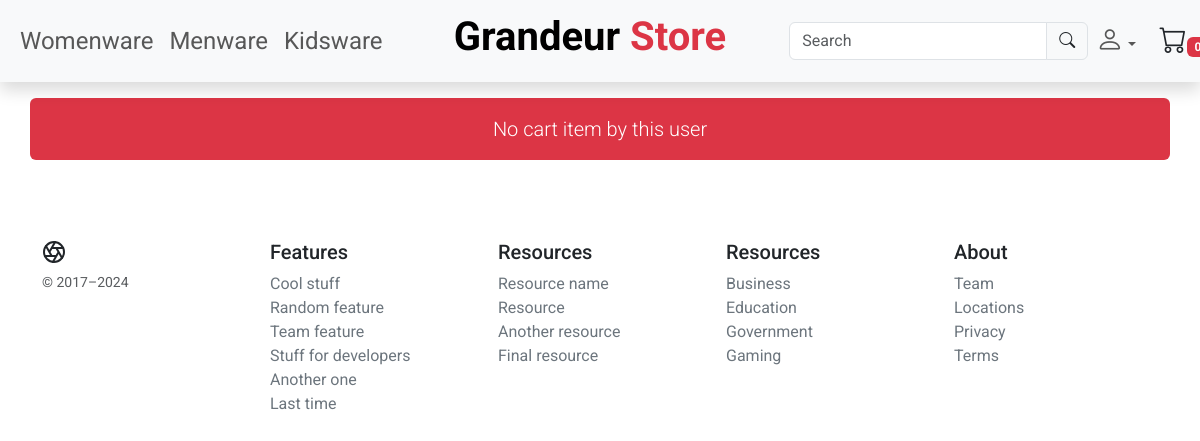
The app's page /my-cart/ with its own data.
### stores/models.py (models this page shows, shortened)
class Category(models.Model):
    title = models.CharField(max_length=50)
    image = models.ImageField(upload_to='category')
    created = models.DateTimeField(auto_now_add=True)

### stores/views.py (the view)
# urls.py: path('my-cart/',views.myCart,name='my-cart'),
def myCart(request):
    cart_id = request.session.get('cart_id',None)
    if cart_id:
        cart_item = Cart.objects.get(id=cart_id)
        if request.user.is_authenticated and request.user.profile:
            cart_item.profile = request.user.profile
            cart_item.save()
    else:
        cart_item = None
    context={
        'carts':cart_item
    }
    return render(request,'stores/mycart.html',context)

### stores/context_processor.py (called while the page is built, shortened)
def category(request):
    categorys = Category.objects.all()
    context={
        'category':categorys
    }
    return context

def cartproducts(request):
    cart_id = request.session.get('cart_id', None)
    cart_count = 0  # Initialize cart count to 0
    context = {
        'cart': cart_count
    }
    return context

### templates/stores/mycart.html (shortened to what this page needs)
{% extends 'base.html' %}
{% load humanize %}
{% block content %}
<section class="manage-cart py-3">
    <div class="container">
        <div class="row">
            {% if carts %}
            <div class="col-md-9 mx-auto">
                <div class="table-responsive">
                    <table class="table table-responsive table-hover table-dark table-stripe">
                        <thead>
                            <tr>
                                <th>#</th>
                                <th>Product Name</th>
                                <th>Product Image</th>
                                <th>Price</th>
                                <th>Quantity</th>
                                <th>Subtotal</th>
                            </tr>
                        </thead>
                        <tbody>
                            {% for cart in carts.cartproduct_set.all  %}
                            <tr>
                                <td>{{forloop.counter}}</td>
                                <td>{{cart.product.title}}</td>
                                <td class="w-25"><img src="{{cart.product.main.url}}" class="w-50"   alt=""></td>
                                <td>
                                    {% if cart.product.discount_price %}
                                    &#8358;{{cart.product.discount_price |intcomma}}
                                    {% else %}
                                    &#8358;{{cart.product.price |intcomma}}
                                    {% endif %}
                                </td>
                                <td>
                                    <a href="{% url 'manage-cart' cart.id %}?action=inc" class="text-decoration-none text-light"><i class="bi bi-plus-circle"></i></a>
                                    {{cart.quantity}}
                                    <a href="{% url 'manage-cart' cart.id %}?action=dcr" class="text-decoration-none text-light"><i class="bi bi-dash-circle"></i></a>
                                </td>
                                <td>
                                    &#8358;{{cart.subtotal |intcomma}}
                                </td>
                            </tr>
                            {% endfor %}
                            <tr>
                                <td colspan="3">
                                    <h5 class="display-5">Total</h5>
                                </td>
                                <td colspan="3" class="text-end">
                                    <h5 class="display-5">&#8358;{{carts.total |intcomma}}</h5>
                                </td>
                            </tr>
                            <tr>
                                <td colspan="2">
                                    <a href="{% url 'products' %}" class="btn btn-success w-100">Continue Shopping</a>
                                </td>
                                {% if carts.cartproduct_set.all %}
                                <td colspan="2">
                                    <a href="{% url 'products' %}" class="btn btn-success w-100">Empty Cart</a>
                                </td>
                                <td colspan="2">
                                    <a href="{% url 'checkout' %}" class="btn btn-success w-100">Proceed To Checkout</a>
                                </td>
                                {% else %}
                                <td colspan="2">
                                    <button disabled  class="btn btn-success w-100">Empty Cart</button>
                                </td>
                                <td colspan="2">
                                    <button disabled class="btn btn-success w-100">Proceed To Checkout</button>
                                </td>
                                {% endif %}
                            </tr>
                        </tbody>
                    </table>
                </div>
            </div>
            {% else %}
              <p class="lead bg-danger text-white text-center rounded py-3">No cart item by this user</p>
            {% endif %}
        </div>
    </div>
</section>
{% endblock content %}

### templates/_partials/_navbar.html (shortened to what this page needs)
<nav class="navbar navbar-expand-sm bg-light shadow navbar-light">
    <div class="container-fluid">
      <div class="d-none d-md-block">
        <ul class="navbar-nav mx-auto" style="font-size: 1.5rem;">
          {% if category %}
            {% for cat in category  %}
            <li class="nav-item">
              <a class="nav-link" href="{% url 'category' cat.id %}">{{cat.title|title}}</a>
            </li>
            {% endfor %}
          {% else %}
          <li class="nav-item">
            <a class="nav-link" href="#">No category to display here
            </a>
          </li>
          {% endif %}
        </ul>
      </div>
        <a class="navbar-brand d-none d-md-block mx-auto w-100 text-center" href="{% url 'index' %}"><h3 class="display-6 fw-bold">Grandeur <span class="text-danger">Store</span></h3></a>
        <div class="collapse navbar-collapse w-100" id="collapsibleNavbar">
          <form class="d-flex w-100" method="get" action="{% url 'search' %}">
            <div class="input-group">
              <input type="text" name="kword" class="form-control" placeholder="Search">
              <span class="input-group-text"><i class="bi bi-search"></i></span>
            </div>
          </form>
          <div class=" d-flex text-end gap-3 align-items-center w-25">
            <ul class="navbar-nav ms-auto">
              <li class="nav-item dropdown">
                <a class="nav-link dropdown-toggle"  role="button" data-bs-toggle="dropdown"><i class="bi bi-person" style="font-size: 1.7rem;"></i></a>
              </li>
            </ul>
            <a href="{% url 'my-cart' %}" class="text-decoration-none text-dark d-flex" >
              <i class="bi bi-cart" style="font-size: 1.7rem;"></i>
              <span class="badge bg-danger h-25 mt-3 me-0">{{cart}}</span>
            </a>
          </div>
        </div>
    </div>
  </nav>

### granduerstore/static/css/style.css (style rules this page uses)
* { font-family: "Roboto", sans-serif; }

### records on screen
Category: title "Womenware"
Category: title "Menware"
Category: title "Kidsware"

### other values on screen
{{ cart }} "0"
